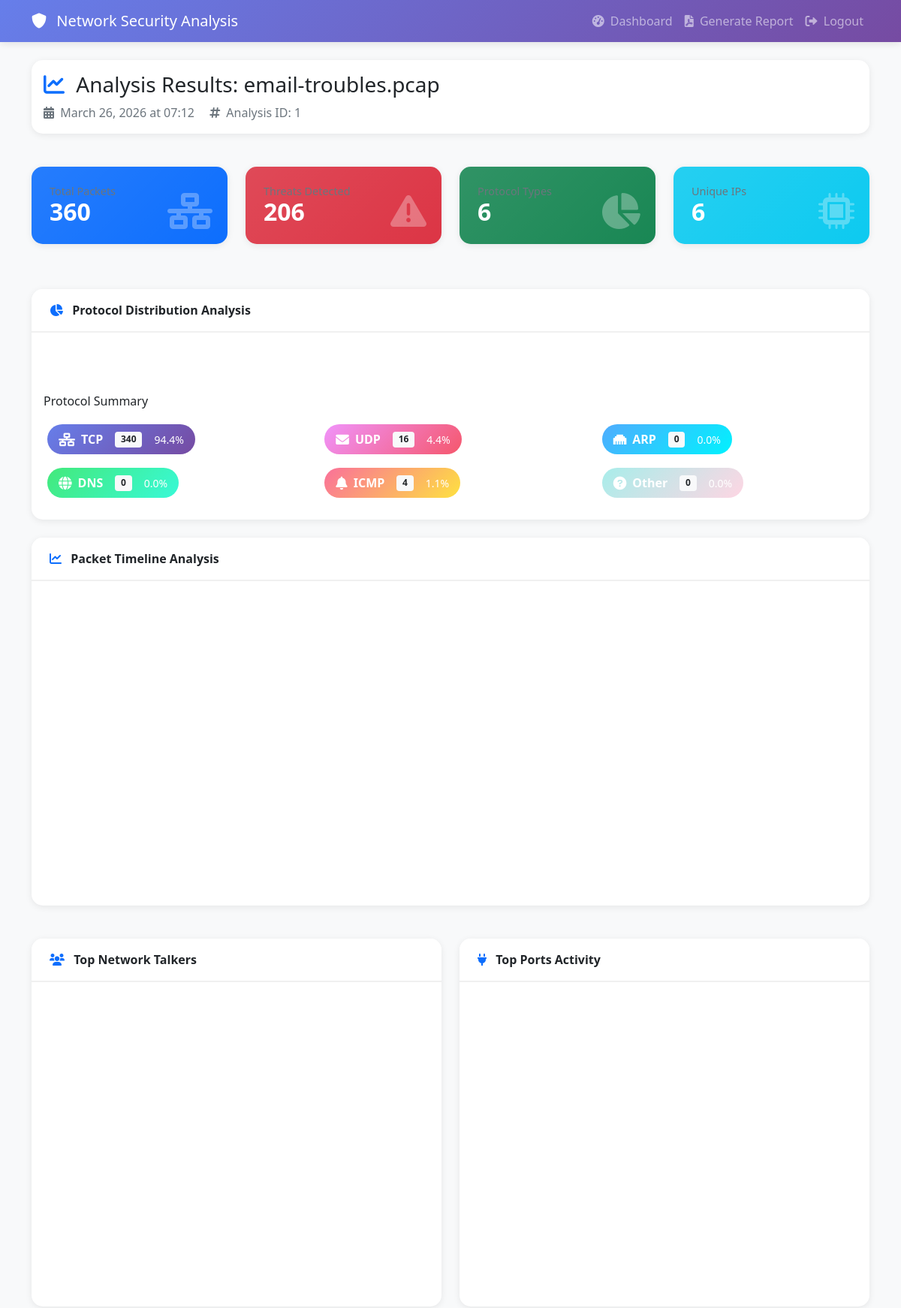
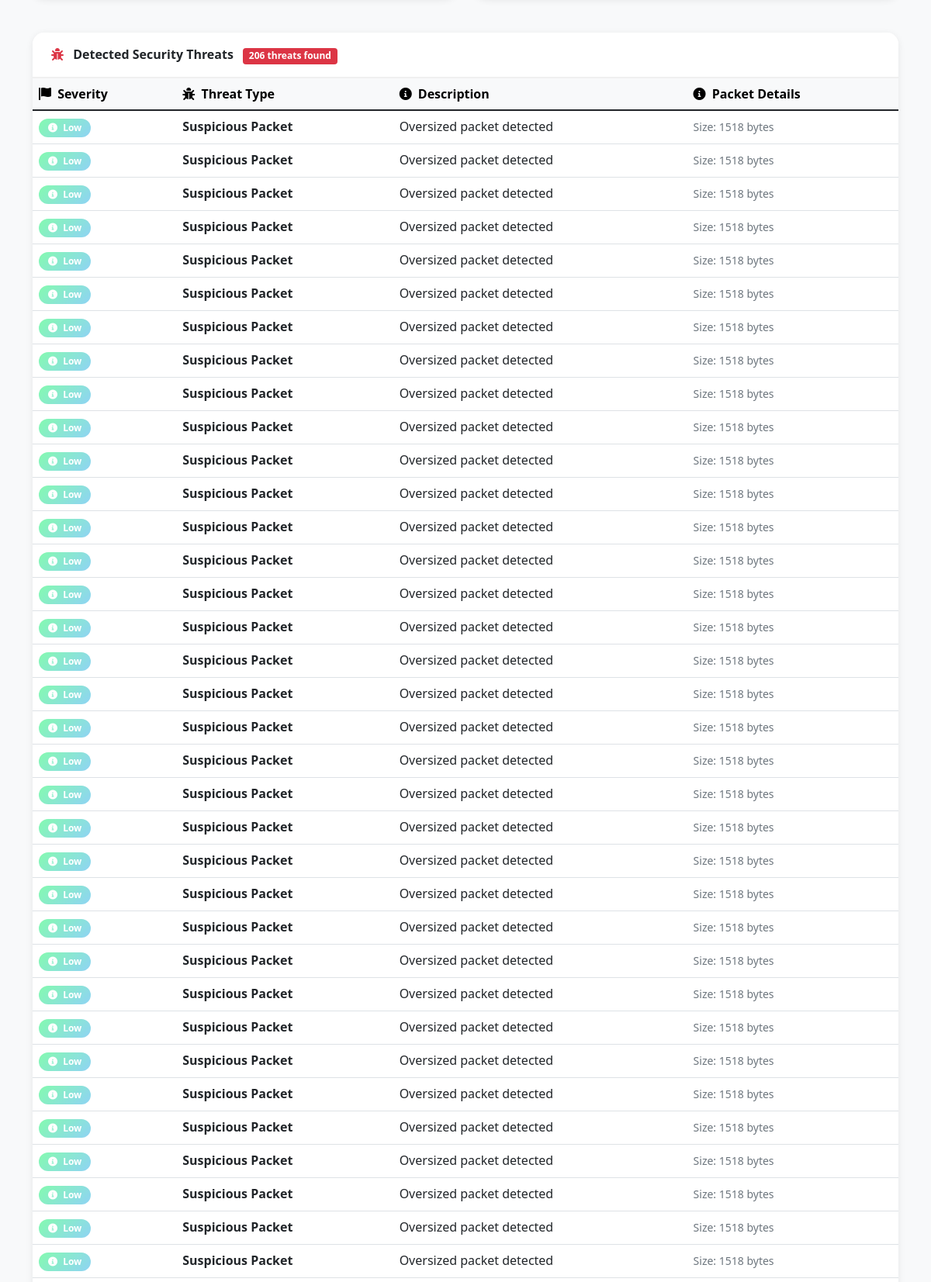
The app's page /analyze/1 (signed in, upper part) with its own data (2 pictures, top to bottom).
### app.py (models this page shows)
class Analysis(db.Model):
    id = db.Column(db.Integer, primary_key=True)
    filename = db.Column(db.String(200), nullable=False)
    file_hash = db.Column(db.String(64))
    upload_time = db.Column(db.DateTime, default=datetime.utcnow)
    user_id = db.Column(db.Integer, db.ForeignKey('user.id'), nullable=False)
    threats_detected = db.Column(db.Integer, default=0)
    analysis_results = db.Column(db.Text)
    packet_count = db.Column(db.Integer, default=0)
    protocol_stats = db.Column(db.Text, default='{}')

class ThreatDetection(db.Model):
    id = db.Column(db.Integer, primary_key=True)
    analysis_id = db.Column(db.Integer, db.ForeignKey('analysis.id'), nullable=False)
    threat_type = db.Column(db.String(100))
    severity = db.Column(db.String(20))
    description = db.Column(db.Text)
    packet_info = db.Column(db.Text)
    timestamp = db.Column(db.DateTime, default=datetime.utcnow)

### app.py (the view)
@app.route('/analyze/<int:analysis_id>')
@login_required
def analyze(analysis_id):
    analysis = Analysis.query.get_or_404(analysis_id)
    if analysis.user_id != current_user.id:
        flash('Access denied', 'error')
        return redirect(url_for('dashboard'))
    stats = {}
    if analysis.protocol_stats:
        try:
            stats = json.loads(analysis.protocol_stats)
        except json.JSONDecodeError:
            stats = {}
    threats = ThreatDetection.query.filter_by(analysis_id=analysis_id).all()
    visualizations = create_advanced_visualizations(stats)
    protocol_stats = stats.get('protocols', {'TCP': 0, 'UDP': 0, 'ARP': 0, 'DNS': 0, 'ICMP': 0, 'Other': 0})
    return render_template('analyze.html',
                         analysis=analysis,
                         stats=stats,
                         protocol_stats=protocol_stats,
                         threats=threats,
                         visualizations=visualizations,
                         packet_count=analysis.packet_count)

### app.py (called while the page is built)
@login_manager.user_loader
def load_user(user_id):
    return User.query.get(int(user_id))

### templates/analyze.html (shortened to what this page needs)
<!DOCTYPE html>
<html lang="en">
<head>
    <link href="https://cdn.jsdelivr.net/npm/bootstrap@5.1.3/dist/css/bootstrap.min.css" rel="stylesheet">
    <link rel="stylesheet" href="https://cdnjs.cloudflare.com/ajax/libs/font-awesome/6.0.0/css/all.min.css">
</head>
<body>
    <nav class="navbar navbar-expand-lg navbar-dark">
        <div class="container">
            <a class="navbar-brand" href="{{ url_for('dashboard') }}">
                <i class="fas fa-shield-alt me-2"></i> Network Security Analysis
            </a>
            <div class="navbar-nav ms-auto">
                <a class="nav-link" href="{{ url_for('dashboard') }}">
                    <i class="fas fa-tachometer-alt me-1"></i> Dashboard
                </a>
                <a class="nav-link" href="{{ url_for('generate_report', analysis_id=analysis.id) }}">
                    <i class="fas fa-file-pdf me-1"></i> Generate Report
                </a>
                <a class="nav-link" href="{{ url_for('logout') }}">
                    <i class="fas fa-sign-out-alt me-1"></i> Logout
                </a>
            </div>
        </div>
    </nav>
    <div class="container mt-4">
        <div class="row mb-4">
            <div class="col-12">
                <div class="card">
                    <div class="card-body">
                        <h3 class="mb-2">
                            <i class="fas fa-chart-line text-primary me-2"></i>
                            Analysis Results: {{ analysis.filename }}
                        </h3>
                        <p class="text-muted mb-0">
                            <i class="fas fa-calendar-alt me-1"></i> {{ analysis.upload_time.strftime('%B %d, %Y at %H:%M') }}
                            <i class="fas fa-hashtag ms-3 me-1"></i> Analysis ID: {{ analysis.id }}
                        </p>
                    </div>
                </div>
            </div>
        </div>
        <div class="row mb-4">
            <div class="col-md-3 mb-3">
                <div class="card stat-card bg-primary text-white">
                    <div class="card-body">
                        <i class="fas fa-network-wired stat-icon"></i>
                        <h6 class="stat-label">Total Packets</h6>
                        <h2 class="stat-value">{{ "{:,}".format(packet_count) }}</h2>
                    </div>
                </div>
            </div>
            <div class="col-md-3 mb-3">
                <div class="card stat-card bg-danger text-white">
                    <div class="card-body">
                        <i class="fas fa-exclamation-triangle stat-icon"></i>
                        <h6 class="stat-label">Threats Detected</h6>
                        <h2 class="stat-value">{{ threats|length }}</h2>
                    </div>
                </div>
            </div>
            <div class="col-md-3 mb-3">
                <div class="card stat-card bg-success text-white">
                    <div class="card-body">
                        <i class="fas fa-chart-pie stat-icon"></i>
                        <h6 class="stat-label">Protocol Types</h6>
                        <h2 class="stat-value">{{ protocol_stats|length }}</h2>
                    </div>
                </div>
            </div>
            <div class="col-md-3 mb-3">
                <div class="card stat-card bg-info text-white">
                    <div class="card-body">
                        <i class="fas fa-microchip stat-icon"></i>
                        <h6 class="stat-label">Unique IPs</h6>
                        <h2 class="stat-value">{{ stats.get('ip_stats', {})|length }}</h2>
                    </div>
                </div>
            </div>
        </div>
        <div class="card mb-4">
            <div class="card-header">
                <i class="fas fa-chart-pie me-2 text-primary"></i>
                Protocol Distribution Analysis
            </div>
            <div class="card-body">
                <div class="row">
                    <div class="col-md-6">
                        <div class="chart-container">
                        </div>
                    </div>
                    <div class="col-md-6">
                        <div class="chart-container">
                        </div>
                    </div>
                </div>
                <div class="mt-3">
                    <h6 class="mb-3">Protocol Summary</h6>
                    <div class="row">
                        {% for protocol, count in protocol_stats.items() %}
                        <div class="col-md-4 mb-2">
                            <div class="protocol-badge" style="background: {% if protocol == 'TCP' %}linear-gradient(135deg, #667eea 0%, #764ba2 100%){% elif protocol == 'UDP' %}linear-gradient(135deg, #f093fb 0%, #f5576c 100%){% elif protocol == 'ARP' %}linear-gradient(135deg, #4facfe 0%, #00f2fe 100%){% elif protocol == 'DNS' %}linear-gradient(135deg, #43e97b 0%, #38f9d7 100%){% elif protocol == 'ICMP' %}linear-gradient(135deg, #fa709a 0%, #fee140 100%){% else %}linear-gradient(135deg, #a8edea 0%, #fed6e3 100%){% endif %}; color: white;">
                                <i class="fas fa-{% if protocol == 'TCP' %}network-wired{% elif protocol == 'UDP' %}envelope{% elif protocol == 'ARP' %}ethernet{% elif protocol == 'DNS' %}globe{% elif protocol == 'ICMP' %}bell{% else %}question-circle{% endif %}"></i>
                                <strong>{{ protocol }}</strong>
                                <span class="badge bg-light text-dark ms-2">{{ "{:,}".format(count) }}</span>
                                <small class="ms-2">{{ "%.1f"|format(count / packet_count * 100 if packet_count > 0 else 0) }}%</small>
                            </div>
                        </div>
                        {% endfor %}
                    </div>
                </div>
            </div>
        </div>
        <div class="row mb-4">
            {% if visualizations.timeline %}
            <div class="col-md-12">
                <div class="card">
                    <div class="card-header">
                        <i class="fas fa-chart-line me-2 text-primary"></i>
                        Packet Timeline Analysis
                    </div>
                    <div class="card-body">
                        <div id="timeline-chart" style="height: 400px;"></div>
                    </div>
                </div>
            </div>
            {% endif %}
        </div>
        <div class="row mb-4">
            {% if visualizations.top_talkers %}
            <div class="col-md-6">
                <div class="card">
                    <div class="card-header">
                        <i class="fas fa-users me-2 text-primary"></i>
                        Top Network Talkers
                    </div>
                    <div class="card-body">
                        <div id="top-talkers-chart" style="height: 400px;"></div>
                    </div>
                </div>
            </div>
            {% endif %}
            {% if visualizations.top_ports %}
            <div class="col-md-6">
                <div class="card">
                    <div class="card-header">
                        <i class="fas fa-plug me-2 text-primary"></i>
                        Top Ports Activity
                    </div>
                    <div class="card-body">
                        <div id="top-ports-chart" style="height: 400px;"></div>
                    </div>
                </div>
            </div>
            {% endif %}
        </div>
        <div class="card mb-4">
            <div class="card-header">
                <i class="fas fa-bug me-2 text-danger"></i>
                Detected Security Threats
                {% if threats|length > 0 %}
                <span class="badge bg-danger ms-2">{{ threats|length }} threats found</span>
                {% endif %}
            </div>
            <div class="card-body p-0">
                <div class="table-responsive">
                    <table class="table table-hover mb-0">
                        <thead class="table-light">
                            <tr>
                                <th><i class="fas fa-flag me-1"></i> Severity</th>
                                <th><i class="fas fa-bug me-1"></i> Threat Type</th>
                                <th><i class="fas fa-info-circle me-1"></i> Description</th>
                                <th><i class="fas fa-info-circle me-1"></i> Packet Details</th>
                            </tr>
                        </thead>
                        <tbody>
                            {% for threat in threats %}
                            <tr>
                                <td>
                                    <span class="badge {% if threat.severity == 'High' %}badge-high{% elif threat.severity == 'Medium' %}badge-medium{% else %}badge-low{% endif %}">
                                        <i class="fas fa-{% if threat.severity == 'High' %}exclamation-circle{% elif threat.severity == 'Medium' %}warning{% else %}info-circle{% endif %} me-1"></i>
                                        {{ threat.severity }}
                                    </span>
                                </td>
                                <td><strong>{{ threat.threat_type }}</strong></td>
                                <td>{{ threat.description }}</td>
                                <td><small class="text-muted">{{ threat.packet_info }}</small></td>
                            </tr>
                            {% endfor %}
                        </tbody>
                    </table>
                </div>
            </div>
        </div>
    </div>
</body>
</html>

### templates/analyze.html (style rules this page uses)
:root { --primary-gradient: linear-gradient(135deg, #667eea 0%, #764ba2 100%); --success-gradient: linear-gradient(135deg, #84fab0 0%, #8fd3f4 100%); --danger-gradient: linear-gradient(135deg, #f093fb 0%, #f5576c 100%); --warning-gradient: linear-gradient(135deg, #fa709a 0%, #fee140 100%); }
body { background: #f8f9fa; font-family: 'Segoe UI', Tahoma, Geneva, Verdana, sans-serif; }
.navbar { background: var(--primary-gradient) !important; box-shadow: 0 2px 10px rgba(0,0,0,0.1); }
.stat-card { border: none; border-radius: 15px; transition: transform 0.3s, box-shadow 0.3s; overflow: hidden; position: relative; }
.stat-card .card-body { padding: 1.5rem; position: relative; z-index: 1; }
.stat-card::before { content: ''; position: absolute; top: 0; left: 0; right: 0; bottom: 0; background: linear-gradient(135deg, rgba(255,255,255,0.1) 0%, rgba(255,255,255,0) 100%); pointer-events: none; }
.stat-icon { position: absolute; right: 20px; bottom: 20px; font-size: 3rem; opacity: 0.3; }
.card { border: none; border-radius: 15px; box-shadow: 0 2px 10px rgba(0,0,0,0.08); margin-bottom: 20px; }
.card-header { background: white; border-bottom: 2px solid #f0f0f0; padding: 1rem 1.5rem; border-radius: 15px 15px 0 0 !important; font-weight: 600; }
.badge-low { background: linear-gradient(135deg, #84fab0 0%, #8fd3f4 100%); padding: 6px 12px; border-radius: 20px; }
.protocol-badge { padding: 8px 15px; border-radius: 25px; font-weight: 500; margin: 5px; display: inline-flex; align-items: center; gap: 8px; }
.protocol-badge i { font-size: 1.1rem; }
.stat-value { font-size: 2rem; font-weight: bold; margin-bottom: 0; }
.stat-label { color: #6c757d; margin-bottom: 0; font-size: 0.9rem; }
.chart-container { background: white; border-radius: 15px; padding: 15px; margin-bottom: 20px; }

### records on screen
Analysis: filename "email-troubles.pcap", upload_time "March 26, 2026 at 07:12", id "1", packet_count "360", count/packet_count*100ifpacket_count>0else0 "94.4" "4.4" "0.0" "0.0" "1.1" "0.0"
ThreatDetection: severity "Low", threat_type "Suspicious Packet", description "Oversized packet detected", packet_info "Size: 1518 bytes"
ThreatDetection: severity "Low", threat_type "Suspicious Packet", description "Oversized packet detected", packet_info "Size: 1518 bytes"
ThreatDetection: severity "Low", threat_type "Suspicious Packet", description "Oversized packet detected", packet_info "Size: 1518 bytes"
ThreatDetection: severity "Low", threat_type "Suspicious Packet", description "Oversized packet detected", packet_info "Size: 1518 bytes"
ThreatDetection: severity "Low", threat_type "Suspicious Packet", description "Oversized packet detected", packet_info "Size: 1518 bytes"
ThreatDetection: severity "Low", threat_type "Suspicious Packet", description "Oversized packet detected", packet_info "Size: 1518 bytes"
ThreatDetection: severity "Low", threat_type "Suspicious Packet", description "Oversized packet detected", packet_info "Size: 1518 bytes"
ThreatDetection: severity "Low", threat_type "Suspicious Packet", description "Oversized packet detected", packet_info "Size: 1518 bytes"
ThreatDetection: severity "Low", threat_type "Suspicious Packet", description "Oversized packet detected", packet_info "Size: 1518 bytes"
ThreatDetection: severity "Low", threat_type "Suspicious Packet", description "Oversized packet detected", packet_info "Size: 1518 bytes"
ThreatDetection: severity "Low", threat_type "Suspicious Packet", description "Oversized packet detected", packet_info "Size: 1518 bytes"
ThreatDetection: severity "Low", threat_type "Suspicious Packet", description "Oversized packet detected", packet_info "Size: 1518 bytes"
ThreatDetection: severity "Low", threat_type "Suspicious Packet", description "Oversized packet detected", packet_info "Size: 1518 bytes"
ThreatDetection: severity "Low", threat_type "Suspicious Packet", description "Oversized packet detected", packet_info "Size: 1518 bytes"
ThreatDetection: severity "Low", threat_type "Suspicious Packet", description "Oversized packet detected", packet_info "Size: 1518 bytes"
ThreatDetection: severity "Low", threat_type "Suspicious Packet", description "Oversized packet detected", packet_info "Size: 1518 bytes"
ThreatDetection: severity "Low", threat_type "Suspicious Packet", description "Oversized packet detected", packet_info "Size: 1518 bytes"
ThreatDetection: severity "Low", threat_type "Suspicious Packet", description "Oversized packet detected", packet_info "Size: 1518 bytes"
ThreatDetection: severity "Low", threat_type "Suspicious Packet", description "Oversized packet detected", packet_info "Size: 1518 bytes"
ThreatDetection: severity "Low", threat_type "Suspicious Packet", description "Oversized packet detected", packet_info "Size: 1518 bytes"
ThreatDetection: severity "Low", threat_type "Suspicious Packet", description "Oversized packet detected", packet_info "Size: 1518 bytes"
ThreatDetection: severity "Low", threat_type "Suspicious Packet", description "Oversized packet detected", packet_info "Size: 1518 bytes"
ThreatDetection: severity "Low", threat_type "Suspicious Packet", description "Oversized packet detected", packet_info "Size: 1518 bytes"
ThreatDetection: severity "Low", threat_type "Suspicious Packet", description "Oversized packet detected", packet_info "Size: 1518 bytes"
ThreatDetection: severity "Low", threat_type "Suspicious Packet", description "Oversized packet detected", packet_info "Size: 1518 bytes"
ThreatDetection: severity "Low", threat_type "Suspicious Packet", description "Oversized packet detected", packet_info "Size: 1518 bytes"
ThreatDetection: severity "Low", threat_type "Suspicious Packet", description "Oversized packet detected", packet_info "Size: 1518 bytes"
ThreatDetection: severity "Low", threat_type "Suspicious Packet", description "Oversized packet detected", packet_info "Size: 1518 bytes"
ThreatDetection: severity "Low", threat_type "Suspicious Packet", description "Oversized packet detected", packet_info "Size: 1518 bytes"
ThreatDetection: severity "Low", threat_type "Suspicious Packet", description "Oversized packet detected", packet_info "Size: 1518 bytes"
ThreatDetection: severity "Low", threat_type "Suspicious Packet", description "Oversized packet detected", packet_info "Size: 1518 bytes"
ThreatDetection: severity "Low", threat_type "Suspicious Packet", description "Oversized packet detected", packet_info "Size: 1518 bytes"
ThreatDetection: severity "Low", threat_type "Suspicious Packet", description "Oversized packet detected", packet_info "Size: 1518 bytes"
ThreatDetection: severity "Low", threat_type "Suspicious Packet", description "Oversized packet detected", packet_info "Size: 1518 bytes"
ThreatDetection: severity "Low", threat_type "Suspicious Packet", description "Oversized packet detected", packet_info "Size: 1518 bytes"

### other values on screen
{{ threats|length }} "206"
{{ protocol_stats|length }} "6"
{{ stats.get('ip_stats', {})|length }} "6"
{{ protocol }} "TCP" "UDP" "ARP" "DNS" "ICMP" "Other"
{{ "{:,}".format(count) }} "340" "16" "0" "0" "4" "0"
